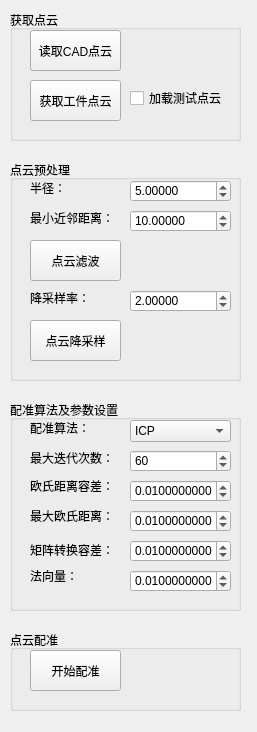
<?xml version="1.0" encoding="UTF-8"?>
<ui version="4.0">
 <class>locateWidgetClass</class>
 <widget class="QWidget" name="locateWidgetClass">
  <property name="geometry">
   <rect>
    <x>0</x>
    <y>0</y>
    <width>257</width>
    <height>732</height>
   </rect>
  </property>
  <property name="windowTitle">
   <string>locateWidget</string>
  </property>
  <widget class="QGroupBox" name="groupBoxInit">
   <property name="geometry">
    <rect>
     <x>10</x>
     <y>10</y>
     <width>231</width>
     <height>131</height>
    </rect>
   </property>
   <property name="title">
    <string>获取点云</string>
   </property>
   <widget class="QPushButton" name="btnOpenCADPointCloud">
    <property name="geometry">
     <rect>
      <x>20</x>
      <y>20</y>
      <width>91</width>
      <height>41</height>
     </rect>
    </property>
    <property name="text">
     <string>读取CAD点云</string>
    </property>
   </widget>
   <widget class="QPushButton" name="btnCapturePointCloud">
    <property name="geometry">
     <rect>
      <x>20</x>
      <y>70</y>
      <width>91</width>
      <height>41</height>
     </rect>
    </property>
    <property name="text">
     <string>获取工件点云</string>
    </property>
   </widget>
   <widget class="QCheckBox" name="checkBoxTestPointCloud">
    <property name="geometry">
     <rect>
      <x>120</x>
      <y>80</y>
      <width>101</width>
      <height>16</height>
     </rect>
    </property>
    <property name="text">
     <string>加载测试点云</string>
    </property>
   </widget>
  </widget>
  <widget class="QGroupBox" name="groupBoxRegisPara">
   <property name="geometry">
    <rect>
     <x>10</x>
     <y>400</y>
     <width>231</width>
     <height>211</height>
    </rect>
   </property>
   <property name="title">
    <string>配准算法及参数设置</string>
   </property>
   <widget class="QLabel" name="labelRegisMethod">
    <property name="geometry">
     <rect>
      <x>20</x>
      <y>20</y>
      <width>81</width>
      <height>16</height>
     </rect>
    </property>
    <property name="text">
     <string>配准算法：</string>
    </property>
   </widget>
   <widget class="QLabel" name="labelMaximumIterations">
    <property name="geometry">
     <rect>
      <x>20</x>
      <y>50</y>
      <width>81</width>
      <height>16</height>
     </rect>
    </property>
    <property name="text">
     <string>最大迭代次数：</string>
    </property>
   </widget>
   <widget class="QLabel" name="labelEuclideanEpsilon">
    <property name="geometry">
     <rect>
      <x>20</x>
      <y>80</y>
      <width>81</width>
      <height>12</height>
     </rect>
    </property>
    <property name="text">
     <string>欧氏距离容差：</string>
    </property>
   </widget>
   <widget class="QLabel" name="labelMaxCorrespondenceDistance">
    <property name="geometry">
     <rect>
      <x>20</x>
      <y>110</y>
      <width>81</width>
      <height>12</height>
     </rect>
    </property>
    <property name="text">
     <string>最大欧氏距离：</string>
    </property>
   </widget>
   <widget class="QLabel" name="labelTransformationEpsilon">
    <property name="geometry">
     <rect>
      <x>20</x>
      <y>140</y>
      <width>81</width>
      <height>20</height>
     </rect>
    </property>
    <property name="text">
     <string>矩阵转换容差：</string>
    </property>
   </widget>
   <widget class="QLabel" name="labelNormalRadius">
    <property name="geometry">
     <rect>
      <x>20</x>
      <y>170</y>
      <width>81</width>
      <height>12</height>
     </rect>
    </property>
    <property name="text">
     <string>法向量：</string>
    </property>
   </widget>
   <widget class="QComboBox" name="comboBoxRegisMethod">
    <property name="geometry">
     <rect>
      <x>120</x>
      <y>20</y>
      <width>101</width>
      <height>22</height>
     </rect>
    </property>
    <item>
     <property name="text">
      <string>ICP</string>
     </property>
    </item>
    <item>
     <property name="text">
      <string>NICP</string>
     </property>
    </item>
   </widget>
   <widget class="QDoubleSpinBox" name="numMaximumIterations">
    <property name="geometry">
     <rect>
      <x>120</x>
      <y>50</y>
      <width>101</width>
      <height>22</height>
     </rect>
    </property>
    <property name="decimals">
     <number>0</number>
    </property>
    <property name="maximum">
     <double>1000.000000000000000</double>
    </property>
    <property name="value">
     <double>60.000000000000000</double>
    </property>
   </widget>
   <widget class="QDoubleSpinBox" name="numEuclideanEpsilon">
    <property name="geometry">
     <rect>
      <x>120</x>
      <y>80</y>
      <width>101</width>
      <height>22</height>
     </rect>
    </property>
    <property name="decimals">
     <number>10</number>
    </property>
    <property name="maximum">
     <double>10.000000000000000</double>
    </property>
    <property name="singleStep">
     <double>0.001000000000000</double>
    </property>
    <property name="value">
     <double>0.010000000000000</double>
    </property>
   </widget>
   <widget class="QDoubleSpinBox" name="numMaxCorrespondenceDistance">
    <property name="geometry">
     <rect>
      <x>120</x>
      <y>110</y>
      <width>101</width>
      <height>22</height>
     </rect>
    </property>
    <property name="decimals">
     <number>10</number>
    </property>
    <property name="maximum">
     <double>10.000000000000000</double>
    </property>
    <property name="singleStep">
     <double>0.001000000000000</double>
    </property>
    <property name="value">
     <double>0.010000000000000</double>
    </property>
   </widget>
   <widget class="QDoubleSpinBox" name="numTransformationEpsilon">
    <property name="geometry">
     <rect>
      <x>120</x>
      <y>140</y>
      <width>101</width>
      <height>22</height>
     </rect>
    </property>
    <property name="decimals">
     <number>10</number>
    </property>
    <property name="maximum">
     <double>10.000000000000000</double>
    </property>
    <property name="singleStep">
     <double>0.001000000000000</double>
    </property>
    <property name="value">
     <double>0.010000000000000</double>
    </property>
   </widget>
   <widget class="QDoubleSpinBox" name="numNormalRadius">
    <property name="geometry">
     <rect>
      <x>120</x>
      <y>170</y>
      <width>101</width>
      <height>22</height>
     </rect>
    </property>
    <property name="decimals">
     <number>10</number>
    </property>
    <property name="maximum">
     <double>10.000000000000000</double>
    </property>
    <property name="singleStep">
     <double>0.001000000000000</double>
    </property>
    <property name="value">
     <double>0.010000000000000</double>
    </property>
   </widget>
  </widget>
  <widget class="QGroupBox" name="groupBoxRegisControl">
   <property name="geometry">
    <rect>
     <x>10</x>
     <y>630</y>
     <width>231</width>
     <height>81</height>
    </rect>
   </property>
   <property name="title">
    <string>点云配准</string>
   </property>
   <widget class="QPushButton" name="btnStartRegis">
    <property name="geometry">
     <rect>
      <x>20</x>
      <y>20</y>
      <width>91</width>
      <height>41</height>
     </rect>
    </property>
    <property name="text">
     <string>开始配准</string>
    </property>
   </widget>
  </widget>
  <widget class="QGroupBox" name="groupBoxPointCloudPreProcess">
   <property name="geometry">
    <rect>
     <x>10</x>
     <y>160</y>
     <width>231</width>
     <height>221</height>
    </rect>
   </property>
   <property name="title">
    <string>点云预处理</string>
   </property>
   <widget class="QPushButton" name="btnDownsample">
    <property name="geometry">
     <rect>
      <x>20</x>
      <y>160</y>
      <width>91</width>
      <height>41</height>
     </rect>
    </property>
    <property name="text">
     <string>点云降采样</string>
    </property>
   </widget>
   <widget class="QPushButton" name="btnFilter">
    <property name="geometry">
     <rect>
      <x>20</x>
      <y>80</y>
      <width>91</width>
      <height>41</height>
     </rect>
    </property>
    <property name="text">
     <string>点云滤波</string>
    </property>
   </widget>
   <widget class="QDoubleSpinBox" name="numFilterRadius">
    <property name="geometry">
     <rect>
      <x>120</x>
      <y>20</y>
      <width>101</width>
      <height>22</height>
     </rect>
    </property>
    <property name="decimals">
     <number>5</number>
    </property>
    <property name="maximum">
     <double>100.000000000000000</double>
    </property>
    <property name="singleStep">
     <double>0.001000000000000</double>
    </property>
    <property name="value">
     <double>5.000000000000000</double>
    </property>
   </widget>
   <widget class="QLabel" name="labelRadius">
    <property name="geometry">
     <rect>
      <x>20</x>
      <y>20</y>
      <width>81</width>
      <height>16</height>
     </rect>
    </property>
    <property name="text">
     <string>半径：</string>
    </property>
   </widget>
   <widget class="QLabel" name="labelMinNeighborsInRadius">
    <property name="geometry">
     <rect>
      <x>20</x>
      <y>50</y>
      <width>81</width>
      <height>16</height>
     </rect>
    </property>
    <property name="text">
     <string>最小近邻距离：</string>
    </property>
   </widget>
   <widget class="QDoubleSpinBox" name="numFilterMinNeighborsInRadius">
    <property name="geometry">
     <rect>
      <x>120</x>
      <y>50</y>
      <width>101</width>
      <height>22</height>
     </rect>
    </property>
    <property name="decimals">
     <number>5</number>
    </property>
    <property name="maximum">
     <double>100.000000000000000</double>
    </property>
    <property name="singleStep">
     <double>0.001000000000000</double>
    </property>
    <property name="value">
     <double>10.000000000000000</double>
    </property>
   </widget>
   <widget class="QDoubleSpinBox" name="numDownsample">
    <property name="geometry">
     <rect>
      <x>120</x>
      <y>130</y>
      <width>101</width>
      <height>22</height>
     </rect>
    </property>
    <property name="decimals">
     <number>5</number>
    </property>
    <property name="maximum">
     <double>100.000000000000000</double>
    </property>
    <property name="singleStep">
     <double>0.001000000000000</double>
    </property>
    <property name="value">
     <double>2.000000000000000</double>
    </property>
   </widget>
   <widget class="QLabel" name="labelDownsample">
    <property name="geometry">
     <rect>
      <x>20</x>
      <y>130</y>
      <width>81</width>
      <height>16</height>
     </rect>
    </property>
    <property name="text">
     <string>降采样率：</string>
    </property>
   </widget>
  </widget>
 </widget>
 <layoutdefault spacing="6" margin="11"/>
 <resources/>
 <connections/>
</ui>
